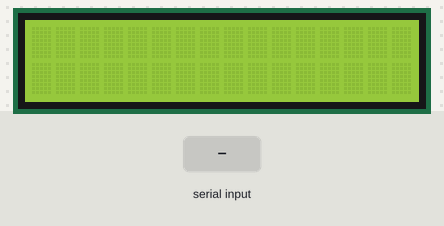
Bench run of a sketch on a simulated Arduino Uno, built with avr-gcc and run on an emulated ATmega328P. On the bench: 20×4 character LCD. Wiring (inferred from the signals the program sends): character LCD (HD44780): RS pin 2; E pin 3; data pin 4, pin 5, pin 6, pin 7. The inputs (shaded band) are chosen by the test bench. What the sketch prints to the serial monitor is not drawn.

Above: at 0.8 s.
0.9 s: "1\n" received over Serial
At 1.03 s:
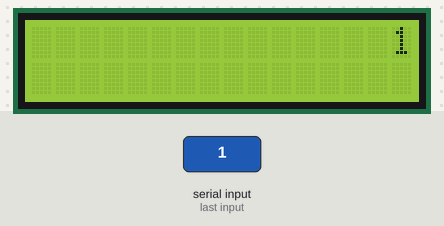
At 1.47 s:
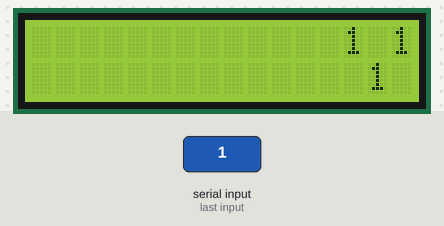
Timing chart, 0 to 3.9 s (numbered marks = the images above; inputs shaded):
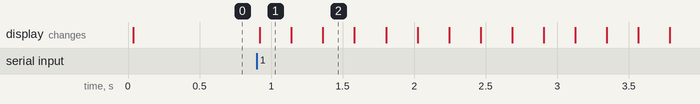

The sketch:

Times_Square_Scroll.ino
```cpp
/*  User can input a text string up to 100 characters.
Text is displayed starting on the top line at the far right of the screen.
Text proceeds right to left as new text is added to the right of the screen.
Once the full text has been displayed, it starts over at the same position
on the screen but on the other liue.  This goes on indefinately with the
texte alternating from line to line.

thepiandi.blogspot.com  MJL 072014
*/
#include "LCD_2X16.h"

LCD_2X16 lcd;

char text[100];
int no_of_chars;

byte scroll(char text[], int no_of_chars, byte address_counter){
  char character[2];

  for (int i = 0; (i < no_of_chars + 1) && (text[i] != 10) ; i++){

    lcd.DDRAM_address(address_counter ^ 0x40);  //switch to other line
    lcd.lcd_message(" \n", 0);  //print space to erase character

    lcd.DDRAM_address(address_counter);  //back to line we are writing to

    character[0] = text[i];            //character to write to LCD
    character[1] = 10;                 //apopend new line
    lcd.lcd_message(character, 0);     //character goes to address 1 past right end of display.
    lcd.display_shift_left();          //shift left to bring character into view
    address_counter++;                 //for next character
    if (((address_counter & 0x3F) % 0x28) == 0){   //se if we have reached end of line space
      address_counter -= 0x28;                     //if so get to beginning of line
    }
    delay(200);
  }
  return address_counter;
}

void times_square_scroll(char text[], int no_of_chars){
  byte address_counter;

  address_counter = 0x10; //right end of display + 1

  while (1){
    address_counter = scroll(text, no_of_chars, address_counter);  //print text once
    address_counter ^= 0x40;  //shift to other line
  }
}
void setup() {
  Serial.begin(9600);

  lcd.lcd_init();

  Serial.println("Please enter your text (100 chars max)");
  while (!Serial.available() > 0);
  no_of_chars = Serial.readBytesUntil('\n', text, 100);
  text[no_of_chars] = 10;  //tack a line feed on to the end

  Serial.print("\nText: ");
  for (int i = 0; i < no_of_chars; i++){
    Serial.print(text[i]);
  }
  Serial.println("");

  times_square_scroll(text, no_of_chars);
}


void loop() {
}
```

Measured:
- after the input at 0.9 s, the display: changes at once (image 1)
